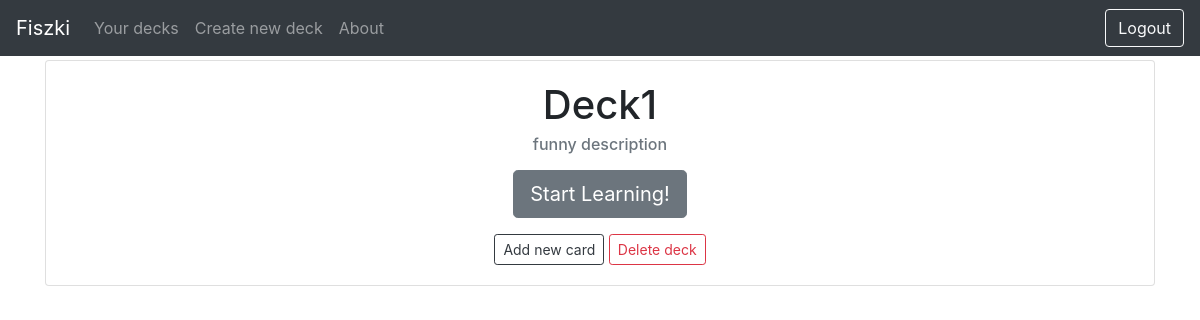
The page /decks/ (signed in) on the database as committed earlier.
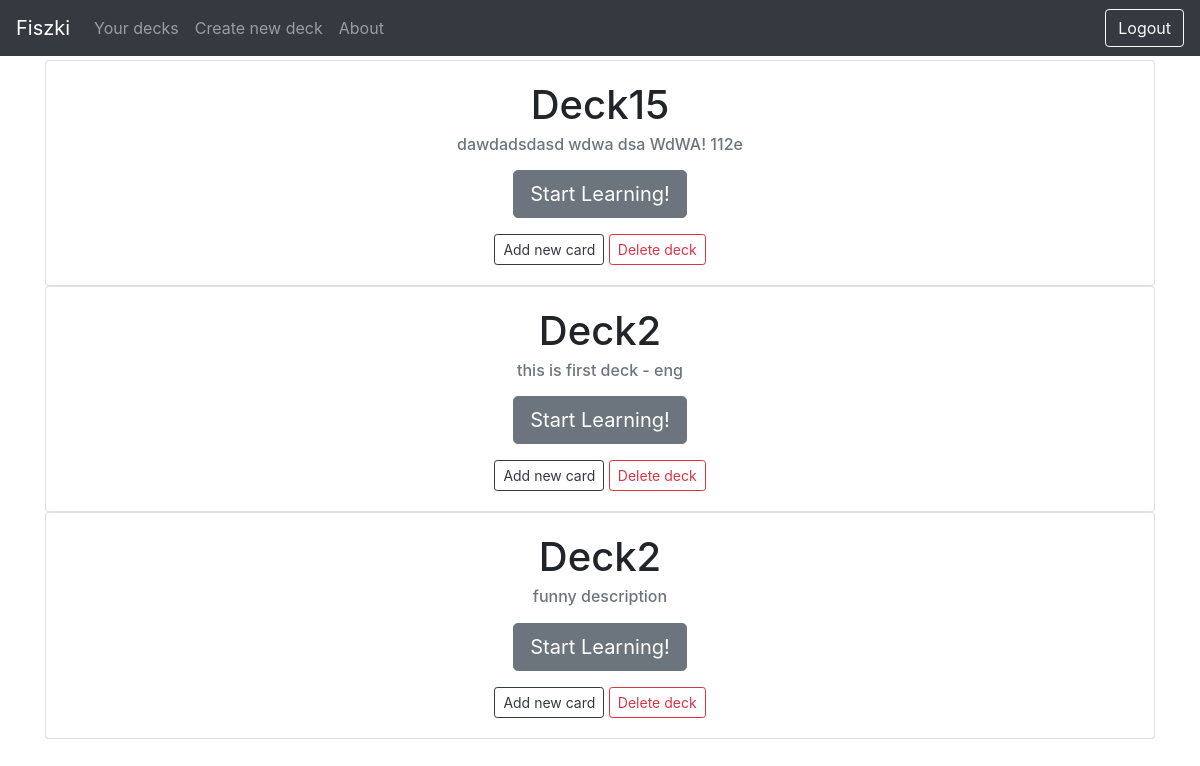
The same page on the database as committed later.
### decks/models.py (models this page shows, shortened)
class Deck(models.Model):
    name = models.CharField(max_length=255)
    author = models.ForeignKey(settings.AUTH_USER_MODEL, on_delete=models.CASCADE)
    description = models.CharField(max_length=255)
    slug = models.SlugField(unique=False)
    class Meta:
        unique_together = (("name", "author"),)

### decks/views.py (the view)
# urls.py: path('', views.DeckListView.as_view(), name='deck_list'),
class DeckListView(LoginRequiredMixin, ListView):
    model = models.Deck
    template_name = 'deck_list.html'
    login_url = 'login'
    paginate_by = 3
    def get_queryset(self):
        return Deck.objects.filter(author=self.request.user)

### templates/deck_list.html (shortened to what this page needs)
{% extends 'base.html' %}
{% load staticfiles %}
{% block content %}
{% if object_list %}
  {% for deck in object_list %}
      <div class="card text-center">
        <div class="card-body">
          <h1 class="card-title">{{ deck.name }}</h5>
          <h6 class="card-subtitle mb-2 text-muted"> {{ deck.description }}</h6>
          <p><a class="btn btn-secondary btn-lg" href="{% url 'learning' deck.slug %}">Start Learning!</a></p>
          <a href="{% url 'card_new' deck.slug %}"><button type="button" class="btn btn-outline-dark btn-sm">Add new card</button></a>
          <a href="{% url 'deck_delete' deck.slug %}"><button type="button" class="btn btn-outline-danger btn-sm">Delete deck</button></a>
        </div>
      </div>
  {% endfor %}
{% endif %}
{% endblock %}

Rows that differ between the two databases and show on the page:
removed Deck: name "Deck1", description "funny description"
added Deck: name "Deck15", description "dawdadsdasd wdwa dsa WdWA! 112e"
added Deck: name "Deck2", description "this is first deck - eng"
added Deck: name "Deck2", description "funny description"
